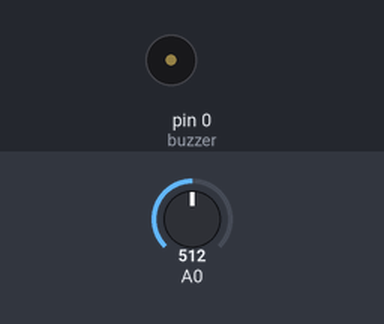
A sketch run on a simulated Arduino Uno, built with avr-gcc and run on an emulated ATmega328P. Parts: buzzer (waves = sounding, pin HIGH). The inputs (shaded band) are chosen by the test bench; at power-on: A0 = 512.

Above: at 0.1 s.
Timing chart, 0 to 1.6 s (numbered marks = the images above):
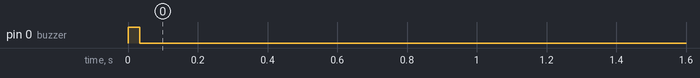

The sketch:

soundSensor-buzzer.ino
```cpp
 #define buzzer 0
 bool sound_detected(){
   int lower=1024,upper=0;
  for(int i=0;i<30;i++){
    int value=analogRead(A0);
    lower=min(lower,value);
    upper=max(upper,value);
    delay(1);
  }
 return upper-lower>20;
}
void setup() {
  // put your setup code here, to run once:
 pinMode(buzzer,OUTPUT);

 do{
   digitalWrite(buzzer,HIGH);
   }while(sound_detected());

}

void loop() {
  // put your main code here, to run repeatedly:
digitalWrite(buzzer,LOW);

}
```

Measured:
- by itself, pin 0 (buzzer): HIGH → LOW at 0.03 s
